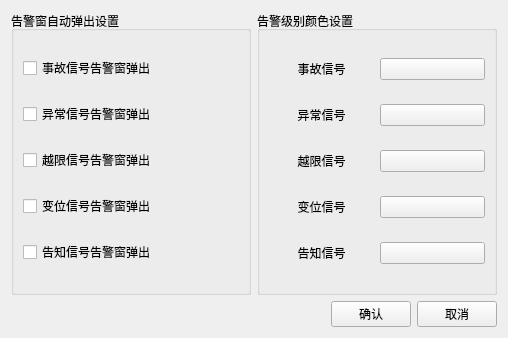
<?xml version="1.0" encoding="UTF-8"?>
<ui version="4.0">
 <class>AlarmDispConfig</class>
 <widget class="QWidget" name="AlarmDispConfig">
  <property name="geometry">
   <rect>
    <x>0</x>
    <y>0</y>
    <width>508</width>
    <height>338</height>
   </rect>
  </property>
  <property name="windowTitle">
   <string>Form</string>
  </property>
  <layout class="QGridLayout" name="gridLayout_3">
   <item row="0" column="0" colspan="3">
    <layout class="QHBoxLayout" name="horizontalLayout">
     <item>
      <widget class="QGroupBox" name="groupBox_2">
       <property name="sizePolicy">
        <sizepolicy hsizetype="Expanding" vsizetype="Expanding">
         <horstretch>0</horstretch>
         <verstretch>0</verstretch>
        </sizepolicy>
       </property>
       <property name="title">
        <string>告警窗自动弹出设置</string>
       </property>
       <layout class="QGridLayout" name="gridLayout_2">
        <item row="3" column="0">
         <widget class="QCheckBox" name="checkBox_change">
          <property name="focusPolicy">
           <enum>Qt::NoFocus</enum>
          </property>
          <property name="text">
           <string>变位信号告警窗弹出</string>
          </property>
         </widget>
        </item>
        <item row="2" column="0">
         <widget class="QCheckBox" name="checkBox_outLimit">
          <property name="focusPolicy">
           <enum>Qt::NoFocus</enum>
          </property>
          <property name="text">
           <string>越限信号告警窗弹出</string>
          </property>
         </widget>
        </item>
        <item row="1" column="0">
         <widget class="QCheckBox" name="checkBox_abnormal">
          <property name="focusPolicy">
           <enum>Qt::NoFocus</enum>
          </property>
          <property name="text">
           <string>异常信号告警窗弹出</string>
          </property>
         </widget>
        </item>
        <item row="4" column="0">
         <widget class="QCheckBox" name="checkBox_inform">
          <property name="focusPolicy">
           <enum>Qt::NoFocus</enum>
          </property>
          <property name="text">
           <string>告知信号告警窗弹出</string>
          </property>
         </widget>
        </item>
        <item row="0" column="0">
         <widget class="QCheckBox" name="checkBox_event">
          <property name="focusPolicy">
           <enum>Qt::NoFocus</enum>
          </property>
          <property name="styleSheet">
           <string notr="true">  </string>
          </property>
          <property name="text">
           <string>事故信号告警窗弹出</string>
          </property>
         </widget>
        </item>
       </layout>
      </widget>
     </item>
     <item>
      <widget class="QGroupBox" name="groupBox">
       <property name="sizePolicy">
        <sizepolicy hsizetype="Expanding" vsizetype="Expanding">
         <horstretch>0</horstretch>
         <verstretch>0</verstretch>
        </sizepolicy>
       </property>
       <property name="title">
        <string>告警级别颜色设置</string>
       </property>
       <layout class="QGridLayout" name="gridLayout">
        <item row="0" column="1">
         <widget class="QPushButton" name="pushButton_event">
          <property name="styleSheet">
           <string notr="true"/>
          </property>
          <property name="text">
           <string/>
          </property>
         </widget>
        </item>
        <item row="1" column="1">
         <widget class="QPushButton" name="pushButton_abnormal">
          <property name="text">
           <string/>
          </property>
         </widget>
        </item>
        <item row="2" column="0">
         <widget class="QLabel" name="label_2">
          <property name="text">
           <string>越限信号</string>
          </property>
          <property name="alignment">
           <set>Qt::AlignCenter</set>
          </property>
         </widget>
        </item>
        <item row="3" column="1">
         <widget class="QPushButton" name="pushButton_change">
          <property name="text">
           <string/>
          </property>
         </widget>
        </item>
        <item row="2" column="1">
         <widget class="QPushButton" name="pushButton_outLimit">
          <property name="text">
           <string/>
          </property>
         </widget>
        </item>
        <item row="1" column="0">
         <widget class="QLabel" name="label">
          <property name="text">
           <string>异常信号</string>
          </property>
          <property name="alignment">
           <set>Qt::AlignCenter</set>
          </property>
         </widget>
        </item>
        <item row="3" column="0">
         <widget class="QLabel" name="label_3">
          <property name="text">
           <string>变位信号</string>
          </property>
          <property name="alignment">
           <set>Qt::AlignCenter</set>
          </property>
         </widget>
        </item>
        <item row="4" column="0">
         <widget class="QLabel" name="label_4">
          <property name="text">
           <string>告知信号</string>
          </property>
          <property name="alignment">
           <set>Qt::AlignCenter</set>
          </property>
         </widget>
        </item>
        <item row="4" column="1">
         <widget class="QPushButton" name="pushButton_inform">
          <property name="text">
           <string/>
          </property>
         </widget>
        </item>
        <item row="0" column="0">
         <widget class="QLabel" name="label_6">
          <property name="text">
           <string>事故信号</string>
          </property>
          <property name="alignment">
           <set>Qt::AlignCenter</set>
          </property>
         </widget>
        </item>
       </layout>
      </widget>
     </item>
    </layout>
   </item>
   <item row="1" column="0">
    <spacer name="horizontalSpacer">
     <property name="orientation">
      <enum>Qt::Horizontal</enum>
     </property>
     <property name="sizeHint" stdset="0">
      <size>
       <width>399</width>
       <height>20</height>
      </size>
     </property>
    </spacer>
   </item>
   <item row="1" column="1">
    <widget class="QPushButton" name="pushButton_confirm">
     <property name="text">
      <string>确认</string>
     </property>
    </widget>
   </item>
   <item row="1" column="2">
    <widget class="QPushButton" name="pushButton_cancel">
     <property name="text">
      <string>取消</string>
     </property>
    </widget>
   </item>
  </layout>
 </widget>
 <resources/>
 <connections/>
</ui>
